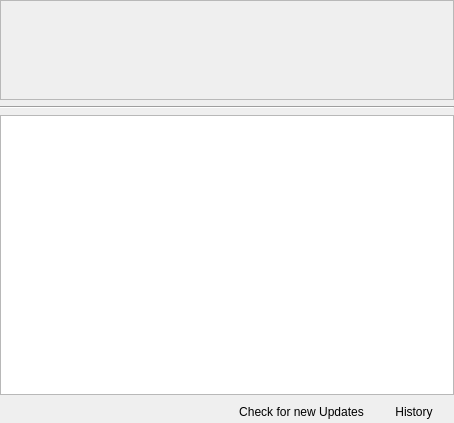
<?xml version="1.0" encoding="UTF-8"?>
<ui version="4.0">
 <class>KcmKpkUpdate</class>
 <widget class="QWidget" name="KcmKpkUpdate">
  <property name="geometry">
   <rect>
    <x>0</x>
    <y>0</y>
    <width>454</width>
    <height>423</height>
   </rect>
  </property>
  <property name="locale">
   <locale language="English" country="UnitedStates"/>
  </property>
  <layout class="QGridLayout" name="gridLayout">
   <property name="margin">
    <number>0</number>
   </property>
   <item row="2" column="0">
    <widget class="KpkSearchableTreeView" name="packageView">
     <property name="sizePolicy">
      <sizepolicy hsizetype="Expanding" vsizetype="MinimumExpanding">
       <horstretch>0</horstretch>
       <verstretch>0</verstretch>
      </sizepolicy>
     </property>
     <property name="horizontalScrollBarPolicy">
      <enum>Qt::ScrollBarAlwaysOff</enum>
     </property>
     <property name="editTriggers">
      <set>QAbstractItemView::DoubleClicked|QAbstractItemView::EditKeyPressed|QAbstractItemView::SelectedClicked</set>
     </property>
     <property name="showDropIndicator" stdset="0">
      <bool>false</bool>
     </property>
     <property name="alternatingRowColors">
      <bool>true</bool>
     </property>
     <property name="verticalScrollMode">
      <enum>QAbstractItemView::ScrollPerPixel</enum>
     </property>
     <property name="rootIsDecorated">
      <bool>false</bool>
     </property>
     <property name="sortingEnabled">
      <bool>true</bool>
     </property>
    </widget>
   </item>
   <item row="0" column="0">
    <widget class="QScrollArea" name="distroUpgradesSA">
     <property name="maximumSize">
      <size>
       <width>16777215</width>
       <height>100</height>
      </size>
     </property>
     <property name="focusPolicy">
      <enum>Qt::NoFocus</enum>
     </property>
     <property name="frameShadow">
      <enum>QFrame::Sunken</enum>
     </property>
     <property name="widgetResizable">
      <bool>true</bool>
     </property>
     <widget class="QWidget" name="scrollAreaWidgetContents">
      <property name="geometry">
       <rect>
        <x>0</x>
        <y>0</y>
        <width>448</width>
        <height>94</height>
       </rect>
      </property>
      <layout class="QVBoxLayout" name="verticalLayout"/>
     </widget>
    </widget>
   </item>
   <item row="1" column="0">
    <widget class="Line" name="line">
     <property name="orientation">
      <enum>Qt::Horizontal</enum>
     </property>
    </widget>
   </item>
   <item row="4" column="0">
    <layout class="QHBoxLayout" name="horizontalLayout_2">
     <item>
      <widget class="KpkTransactionBar" name="transactionBar" native="true"/>
     </item>
     <item>
      <spacer name="horizontalSpacer">
       <property name="orientation">
        <enum>Qt::Horizontal</enum>
       </property>
       <property name="sizeHint" stdset="0">
        <size>
         <width>40</width>
         <height>20</height>
        </size>
       </property>
      </spacer>
     </item>
     <item>
      <widget class="KPushButton" name="refreshPB">
       <property name="text">
        <string>Check for new Updates</string>
       </property>
       <property name="flat">
        <bool>true</bool>
       </property>
      </widget>
     </item>
     <item>
      <widget class="KPushButton" name="historyPB">
       <property name="text">
        <string>History</string>
       </property>
       <property name="flat">
        <bool>true</bool>
       </property>
      </widget>
     </item>
    </layout>
   </item>
  </layout>
 </widget>
 <customwidgets>
  <customwidget>
   <class>KPushButton</class>
   <extends>QPushButton</extends>
   <header>kpushbutton.h</header>
  </customwidget>
  <customwidget>
   <class>KpkTransactionBar</class>
   <extends>QWidget</extends>
   <header location="global">KpkTransactionBar.h</header>
   <container>1</container>
  </customwidget>
  <customwidget>
   <class>KpkSearchableTreeView</class>
   <extends>QTreeView</extends>
   <header location="global">KpkSearchableTreeView.h</header>
  </customwidget>
 </customwidgets>
 <resources/>
 <connections/>
</ui>
